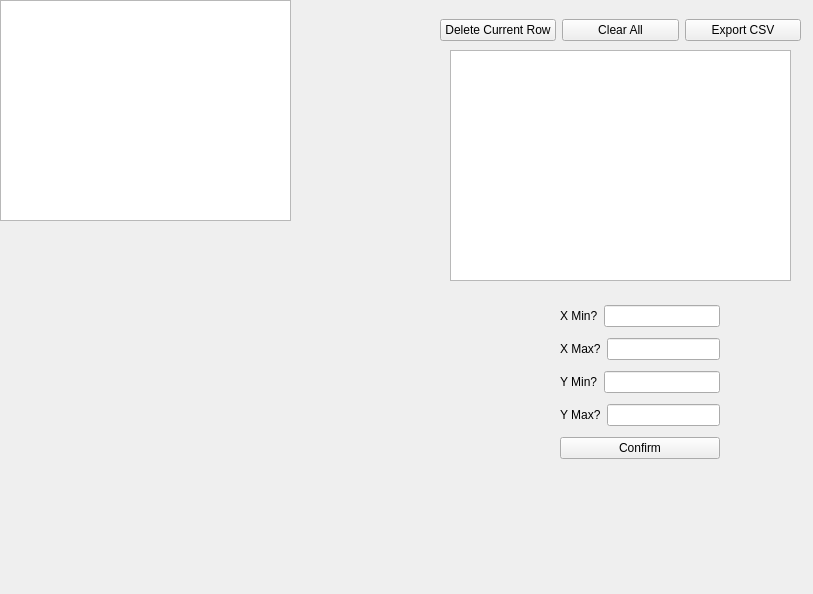
<?xml version="1.0" encoding="UTF-8"?>
<ui version="4.0">
 <class>read_xy</class>
 <widget class="QWidget" name="read_xy">
  <property name="geometry">
   <rect>
    <x>0</x>
    <y>0</y>
    <width>813</width>
    <height>594</height>
   </rect>
  </property>
  <property name="windowTitle">
   <string>Form</string>
  </property>
  <widget class="QWidget" name="verticalLayoutWidget_2">
   <property name="geometry">
    <rect>
     <x>560</x>
     <y>300</y>
     <width>160</width>
     <height>165</height>
    </rect>
   </property>
   <layout class="QVBoxLayout" name="verticalLayout_2">
    <item>
     <layout class="QHBoxLayout" name="horizontalLayout">
      <item>
       <widget class="QLabel" name="x_min_label">
        <property name="text">
         <string>X Min?</string>
        </property>
       </widget>
      </item>
      <item>
       <widget class="QLineEdit" name="x_min"/>
      </item>
     </layout>
    </item>
    <item>
     <layout class="QHBoxLayout" name="horizontalLayout_2">
      <item>
       <widget class="QLabel" name="x_max_label">
        <property name="text">
         <string>X Max?</string>
        </property>
       </widget>
      </item>
      <item>
       <widget class="QLineEdit" name="x_max"/>
      </item>
     </layout>
    </item>
    <item>
     <layout class="QHBoxLayout" name="horizontalLayout_3">
      <item>
       <widget class="QLabel" name="y_min_label">
        <property name="text">
         <string>Y Min?</string>
        </property>
       </widget>
      </item>
      <item>
       <widget class="QLineEdit" name="y_min"/>
      </item>
     </layout>
    </item>
    <item>
     <layout class="QHBoxLayout" name="horizontalLayout_4">
      <item>
       <widget class="QLabel" name="y_max_label">
        <property name="text">
         <string>Y Max?</string>
        </property>
       </widget>
      </item>
      <item>
       <widget class="QLineEdit" name="y_max"/>
      </item>
     </layout>
    </item>
    <item>
     <widget class="QPushButton" name="confirm">
      <property name="text">
       <string>Confirm</string>
      </property>
     </widget>
    </item>
   </layout>
  </widget>
  <widget class="QTableWidget" name="points_table">
   <property name="geometry">
    <rect>
     <x>450</x>
     <y>50</y>
     <width>341</width>
     <height>231</height>
    </rect>
   </property>
  </widget>
  <widget class="custom_graphics" name="image_view">
   <property name="geometry">
    <rect>
     <x>0</x>
     <y>0</y>
     <width>291</width>
     <height>221</height>
    </rect>
   </property>
  </widget>
  <widget class="QWidget" name="horizontalLayoutWidget">
   <property name="geometry">
    <rect>
     <x>440</x>
     <y>10</y>
     <width>361</width>
     <height>41</height>
    </rect>
   </property>
   <layout class="QHBoxLayout" name="horizontalLayout_5">
    <item>
     <widget class="QPushButton" name="delete_button">
      <property name="text">
       <string>Delete Current Row</string>
      </property>
     </widget>
    </item>
    <item>
     <widget class="QPushButton" name="clear">
      <property name="text">
       <string>Clear All</string>
      </property>
     </widget>
    </item>
    <item>
     <widget class="QPushButton" name="export_button">
      <property name="text">
       <string>Export CSV</string>
      </property>
     </widget>
    </item>
   </layout>
  </widget>
 </widget>
 <customwidgets>
  <customwidget>
   <class>custom_graphics</class>
   <extends>QGraphicsView</extends>
   <header>custom_graphics.h</header>
  </customwidget>
 </customwidgets>
 <resources/>
 <connections/>
</ui>
